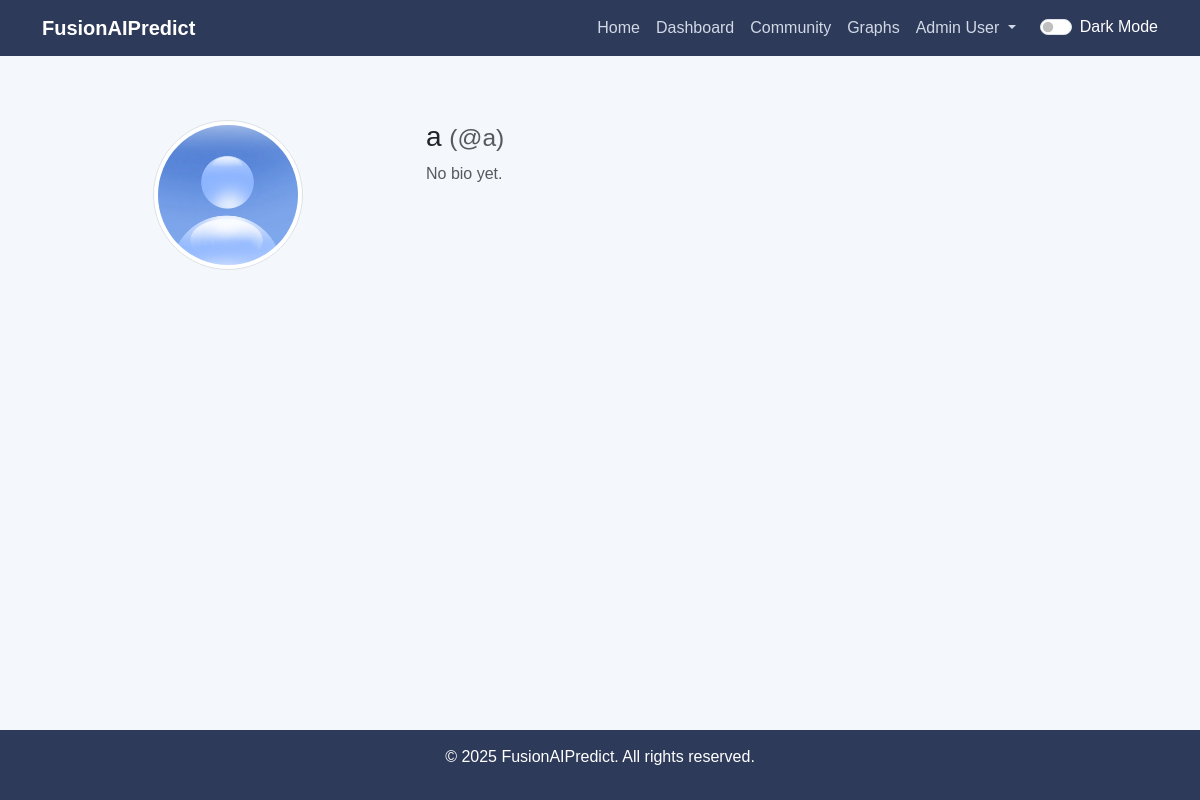
Screenshot of /profile/a (signed in) with the database file from the repository.
### tables this page shows
CREATE TABLE users (
        id INTEGER PRIMARY KEY AUTOINCREMENT,
        username TEXT UNIQUE NOT NULL,
        password TEXT NOT NULL,
        display_name TEXT NOT NULL,
        is_admin INTEGER DEFAULT 0,
        bio TEXT DEFAULT '',
        email TEXT DEFAULT '',
        profile_pic TEXT DEFAULT 'default.png',
        is_premium INTEGER DEFAULT 0,
        token_balance INTEGER DEFAULT 10
    );

### app/routes.py (the view)
    @app.route('/profile/<username>')
    @login_required
    def view_profile(username):
        conn = get_db()
        cursor = conn.cursor()
        cursor.execute('SELECT username, display_name, bio, email, profile_pic FROM users WHERE username = ?', (username,))
        user = cursor.fetchone()
        conn.close()
        if user is None:
            abort(404)
        return render_template('profile.html', user=dict(user))

### app/db.py (called while the page is built)
def get_db():
    conn = sqlite3.connect(DATABASE)
    conn.row_factory = sqlite3.Row
    return conn

### templates/profile.html (shortened to what this page needs)
{% extends "base.html" %}
{% block content %}
<div class="container mt-4">
    <div class="row">
        <div class="col-md-4 text-center">
            <img src="{{ url_for('static', filename='uploads/' ~ user.profile_pic) }}" alt="Profile Picture" class="img-thumbnail rounded-circle mb-3" style="width: 150px; height: 150px; object-fit: cover;">
        </div>
        <div class="col-md-8">
            <h3>{{ user.display_name }} <small class="text-muted">(@{{ user.username }})</small></h3>
            {% if user.bio %}
            <p><strong>Bio:</strong> {{ user.bio }}</p>
            {% else %}
            <p class="text-muted">No bio yet.</p>
            {% endif %}
        </div>
    </div>
</div>
{% endblock %}

### templates/base.html (style rules this page uses)
:root { --bg-light: #f4f7fc; --text-light: #212529; --card-light: #ffffff; --bg-dark: #1e1e2f; --text-dark: #eee; --card-dark: #2c2c3a; }
body { padding-top: 6rem; background-color: var(--bg-light); color: var(--text-light); font-family: 'Arial', sans-serif; transition: background-color 0.3s, color 0.3s; }
body { background-color: var(--bg-light); color: var(--text-light); transition: background-color 0.3s, color 0.3s; }

### rows the page displays
users: profile_pic (placeholder picture), display_name "a", username "a"

### other values shown
{{ session['display_name'] }} "Admin User"
